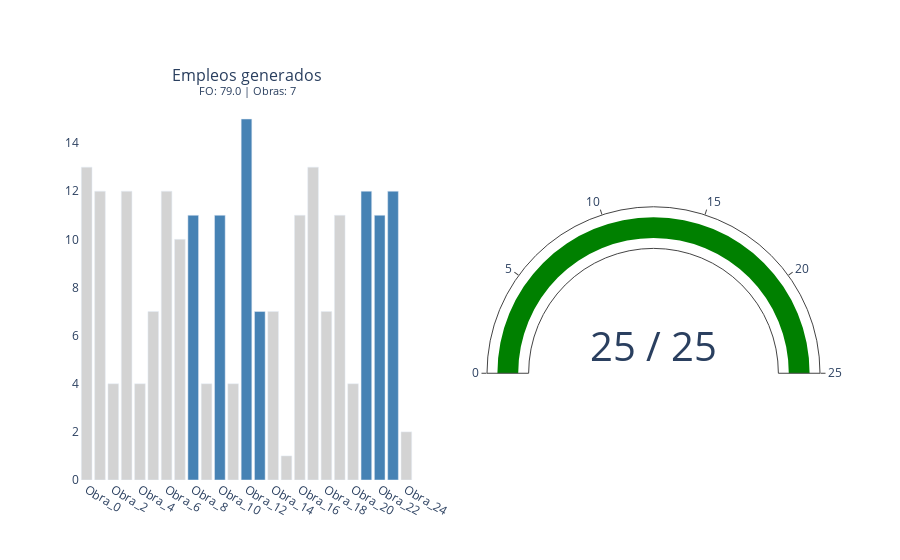

Write notebook code for a chart like this one.
### Markdown cell above
### Policy Iteration

```text
# Alterna evaluación y mejora hasta que la política se estabiliza
# Entradas:
#   S, A(s), p(s',r|s,a), γ, θ
# Salidas:
#   π*  : política óptima
#   V*  : función de valor óptima
# -------------------------------------------

# 1. Inicialización
π(s) ← acción cualquiera  para todo s ∈ S
V(s) ← 0

bucle:
    # 2. Evaluar la política actual π  (igual que el bloque anterior)
    repetir
        Δ ← 0
        para cada s ∈ S:
            v ← V(s)
            a ← π(s)
            V(s) ← Σ_{s',r} p(s',r | s,a) · [ r + γ · V(s') ]
            Δ ← max(Δ, |v − V(s)|)
    hasta que Δ < θ

    # 3. Mejorar la política
    policy_stable ← true
    para cada s ∈ S:
        old ← π(s)
        π(s) ← argmax_a Σ_{s',r} p(s',r | s,a) · [ r + γ · V(s') ]
        si old ≠ π(s):
            policy_stable ← false

    si policy_stable:
        break

return π, V

```

### Code cell
# ----- DESDE ACÁ EN ADELANTE, NO TOQUE EL CÓDIGO DE ESTÁ CELDA.

# . Correr
t0 = time.perf_counter()
star_policy, V_star = policy_iteration(env, policy)
elapsed = time.perf_counter() - t0

# . Reportar
valor_total, objetos_tomados, peso_total = env.report_from_policy(star_policy)
report(obras, objetos_tomados, valor_total, peso_total, p)

# . Almacenar resultados
resultados.append({
    "Método"             : "Policy iteration",
    "Empleos generados"  : round(valor_total, 3),
    "Obras seleccionadas": len(objetos_tomados),
    "Presupuesto usado"  : round(peso_total, 2),
    "Tiempo (s)"         : elapsed
})

### Figure 1 — Plotly figure (JSON) as saved in the notebook; plotly's stock layout.template omitted (floating-point values rounded to 4 significant figures)
{"data": [{"customdata": [8.0, 7.0, 2.0, 7.0, 7.0, 7.0, 9.0, 7.0, 8.0, 9.0, 5.0, 8.0, 7.0, 8.0, 8.0, 7.0, 10.0, 7.0], "hovertemplate": "<b>%{x}</b><br>Empleos: %{y}<br>Costo: %{customdata} millones", "marker": {"color": "lightgray"}, "type": "bar", "x": ["Obra_0", "Obra_1", "Obra_2", "Obra_3", "Obra_4", "Obra_5", "Obra_6", "Obra_7", "Obra_9", "Obra_11", "Obra_14", "Obra_15", "Obra_16", "Obra_17", "Obra_18", "Obra_19", "Obra_20", "Obra_24"], "xaxis": "x", "y": [13.0, 12.0, 4.0, 12.0, 4.0, 7.0, 12.0, 10.0, 4.0, 4.0, 7.0, 1.0, 11.0, 13.0, 7.0, 11.0, 4.0, 2.0], "yaxis": "y"}, {"customdata": [4.0, 1.0, 8.0, 3.0, 2.0, 6.0, 1.0], "hovertemplate": "<b>%{x}</b><br>Empleos: %{y}<br>Costo: %{customdata} millones", "marker": {"color": "steelblue"}, "type": "bar", "x": ["Obra_8", "Obra_10", "Obra_12", "Obra_13", "Obra_21", "Obra_22", "Obra_23"], "xaxis": "x", "y": [11.0, 11.0, 15.0, 7.0, 12.0, 11.0, 12.0], "yaxis": "y"}, {"domain": {"x": [0.55, 1], "y": [0, 1]}, "gauge": {"axis": {"range": [0, 25]}}, "mode": "gauge+number", "number": {"font": {"size": 40}, "suffix": " / 25"}, "type": "indicator", "value": 25}], "layout": {"annotations": [{"font": {"size": 16}, "showarrow": false, "text": "Empleos generados<br><sup>FO: 79.0 | Obras: 7</sup>", "x": 0.225, "xanchor": "center", "xref": "paper", "y": 1, "yanchor": "bottom", "yref": "paper"}], "barmode": "overlay", "paper_bgcolor": "white", "plot_bgcolor": "white", "showlegend": false, "xaxis": {"anchor": "y", "categoryarray": ["Obra_0", "Obra_1", "Obra_2", "Obra_3", "Obra_4", "Obra_5", "Obra_6", "Obra_7", "Obra_8", "Obra_9", "Obra_10", "Obra_11", "Obra_12", "Obra_13", "Obra_14", "Obra_15", "Obra_16", "Obra_17", "Obra_18", "Obra_19", "Obra_20", "Obra_21", "Obra_22", "Obra_23", "Obra_24"], "categoryorder": "array", "domain": [0, 0.45], "showgrid": false}, "yaxis": {"anchor": "x", "domain": [0, 1], "showgrid": false}}}
